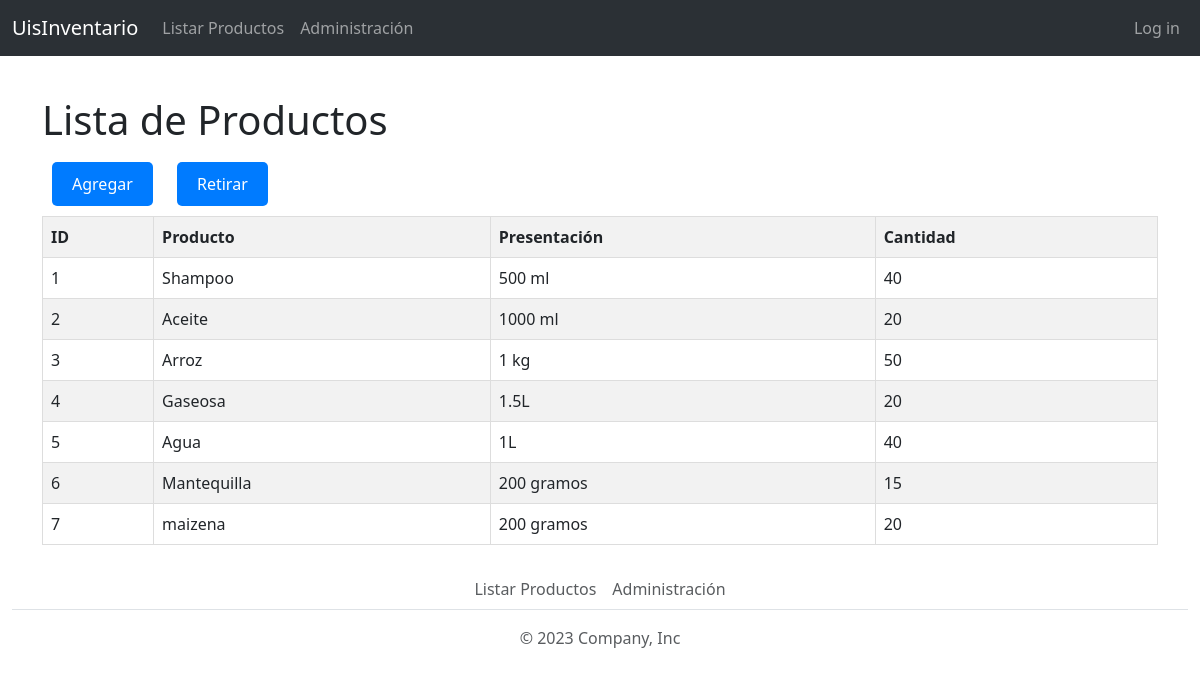
/productos/, run on the app's committed database.
### productos/models.py (models this page shows, shortened)
class Productos(models.Model):
    nombre = models.CharField(max_length=100)
    presentacion = models.CharField(max_length=30)
    fecha_creacion = models.DateTimeField()
    cantidad= models.IntegerField()

### productos/views.py (the view)
# urls.py: path('',views.productosIndex, name='productosIndex'),
def productosIndex(request):
    productos = Productos.objects.all()
    template = loader.get_template("productos.html")
    context = {"productos":productos}
    rendered_template = template.render(context, request)
    return HttpResponse(rendered_template)

### productos/templates/productos.html (shortened to what this page needs)
{% extends 'base.html' %}
{% load static %}
{% block extrahead %}
<link rel="stylesheet" href="{% static '/css/productos.css' %}" >
{% endblock extrahead%}
{% block content %}
<h1>Lista de Productos</h1>
<div>
    <a href="{% url 'sumarProducto' %}" class="btn-agregar">Agregar</a>
    <a href="{% url 'restarProducto' %}" class="btn-retirar">Retirar</a>
</div>
<table>
  <thead>
    <tr>
      <th>ID</th>
      <th>Producto</th>
      <th>Presentación</th>
      <th>Cantidad</th>
    </tr>
  </thead>
  <tbody>
    {% for producto in productos %}
    <tr>
      <td>{{ producto.id }}</td>
      <td>{{ producto.nombre }}</td>
      <td>{{ producto.presentacion }}</td>
      <td>{{ producto.cantidad }}</td>
    </tr>
    {% endfor %}
  </tbody>
</table>
{% endblock content %}

### commons/templates/base.html (shortened to what this page needs)
{% load static %}
<!DOCTYPE html>
<html lang="en">
<head>
    <link rel="stylesheet" href="{% static '/css/bootstrap.min.css' %}" >
    <link rel="stylesheet" href="{% static '/css/base.css' %}" >
    {% block extrahead %}
    {% endblock extrahead%}
</head>
<body>
    <nav class="navbar navbar-expand-lg bg-body-tertiary" data-bs-theme="dark">
      <div class="container-fluid">
        <a class="navbar-brand" href="{% url 'index' %}">UisInventario</a>
        <div class="collapse navbar-collapse" id="navbarSupportedContent">
          <ul class="navbar-nav me-auto mb-2 mb-lg-0">
            <li class="nav-item">
              <a class="nav-link" aria-current="page" href="{% url 'productosIndex' %}">Listar Productos</a>
            </li>
            <li class="nav-item">
              <a class="nav-link" href="{% url 'admin:index' %}">Administración</a>
            </li>
          </ul>
          <div class="d-flex">
            <ul class="navbar-nav me-auto mb-2 mb-lg-0 left_bar">
            {% if user.is_authenticated %}
              <li class="nav-item dropdown">
                <a class="nav-link dropdown-toggle i" href="#" role="button" data-bs-toggle="dropdown" aria-expanded="false">
                  Mi Cuenta
                </a>
                <ul class="dropdown-menu dropdown-menu-end">
                  <li><a class="dropdown-item" href="#">Perfil</a></li>
                  <li><hr class="dropdown-divider"></li>
                  <li>
                    <form method="post" action="{% url 'logout' %}">
                      {% csrf_token %}
                      <button type="submit" class="dropdown-item">Log out</button>
                    </form>
                  </li>
                </ul>
              </li>
            {% else %}
            <li class="nav-item">
              <a class="nav-link" href="{% url 'login' %}">Log in</a>
            </li>
            {% endif %}
            </ul>
          </div>
        </div>
      </div>
    </nav>
    <div class="container content" id="cont_body">
        {% block content %}
        {% endblock content%}
    </div>
    <div class="container-fluid">
      <footer class="my-4">
        <ul class="nav justify-content-center border-bottom mb-3">
          <li class="nav-item"><a href="{% url 'index' %}" class="nav-link px-2 text-body-secondary">Listar Productos</a></li>
          <li class="nav-item"><a href="{% url 'admin:index' %}" class="nav-link px-2 text-body-secondary">Administración</a></li>
        </ul>
        <p class="text-center text-body-secondary">© 2023 Company, Inc</p>
      </footer>
    </div>
</body>
</html>

### static/CSS/base.css (style rules this page uses)
.left_bar { margin-left: 50px; }
#cont_body { margin-top: 5vh; }

### static/CSS/productos.css (style rules this page uses)
table { width: 100%; border-collapse: collapse; margin-bottom: 20px; }
table th, table td { border: 1px solid #ddd; padding: 8px; text-align: left; }
table th { background-color: #f2f2f2; }
table tr:nth-child(even) { background-color: #f2f2f2; }
.btn-agregar, .btn-retirar { display: inline-block; padding: 10px 20px; margin: 10px; background-color: #007bff; color: #fff; text-decoration: none; border-radius: 5px; }

### data on the page
Productos: id "1", nombre "Shampoo", presentacion "500 ml", cantidad "40"
Productos: id "2", nombre "Aceite", presentacion "1000 ml", cantidad "20"
Productos: id "3", nombre "Arroz", presentacion "1 kg", cantidad "50"
Productos: id "4", nombre "Gaseosa", presentacion "1.5L", cantidad "20"
Productos: id "5", nombre "Agua", presentacion "1L", cantidad "40"
Productos: id "6", nombre "Mantequilla", presentacion "200 gramos", cantidad "15"
Productos: id "7", nombre "maizena", presentacion "200 gramos", cantidad "20"
